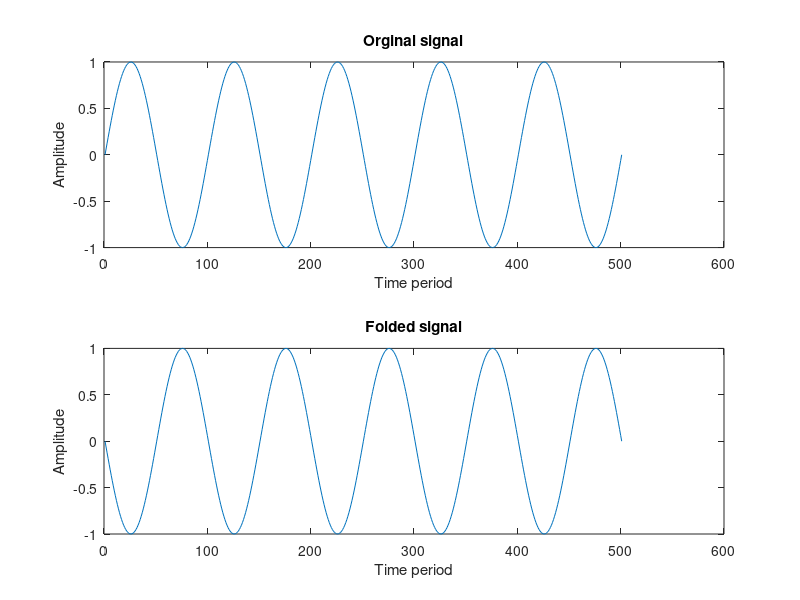

MATLAB code to generate this figure:
clc ; 
close all ; 
t = 0:0.01:5 ; 
x = sin(2*pi*t) ; 
xf = fliplr(x) ; 
subplot(2,1,1)
plot(x) ; 
title('Orginal signal') ; 
xlabel('Time period') ; 
ylabel('Amplitude') ; 
subplot(2,1,2)
plot(xf) ; 
title('Folded signal') ; 
xlabel('Time period') ; 
ylabel('Amplitude') ; 
